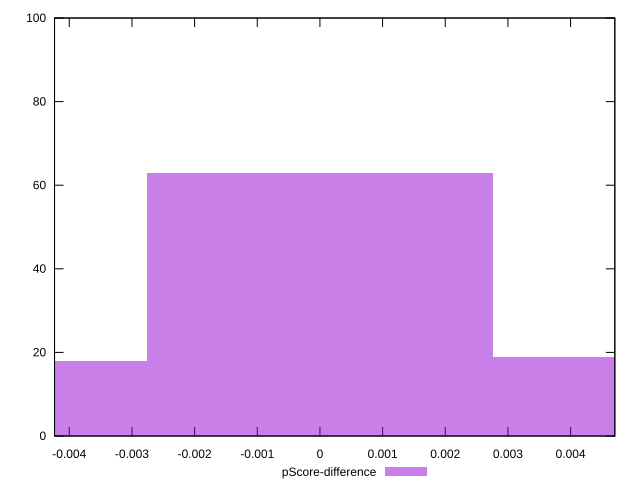

Reproduce this figure in gnuplot.
reset

$pScoreDifference <<EOF
0 63
0.005512636928075611 19
-0.005512636928075611 18
EOF

set key outside below
set boxwidth 0.005512636928075611
set xrange [-0.004235294117647059:0.004705882352941171]
set yrange [0:100]
set trange [0:100]
set style fill transparent solid 0.5 noborder
set terminal svg size 640, 490 enhanced background rgb 'white'
set output "report_00018_2021-02-10T15-25-16.877Z/uses-rel-preload/samples/pages+cached/pScore-difference/histogram.svg"

plot $pScoreDifference title "pScore-difference" with boxes

reset
